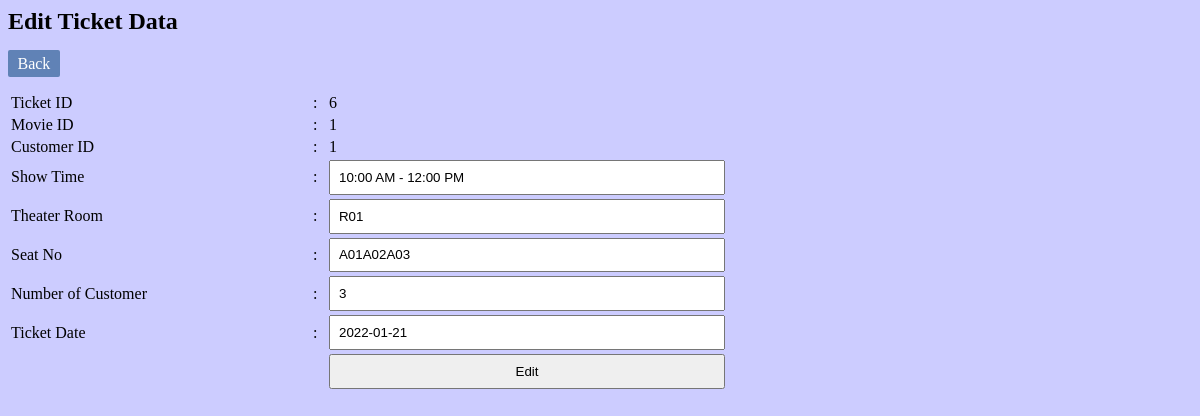
Page /ticket_edit_form.php?ticket_id=6 on the earlier database version.
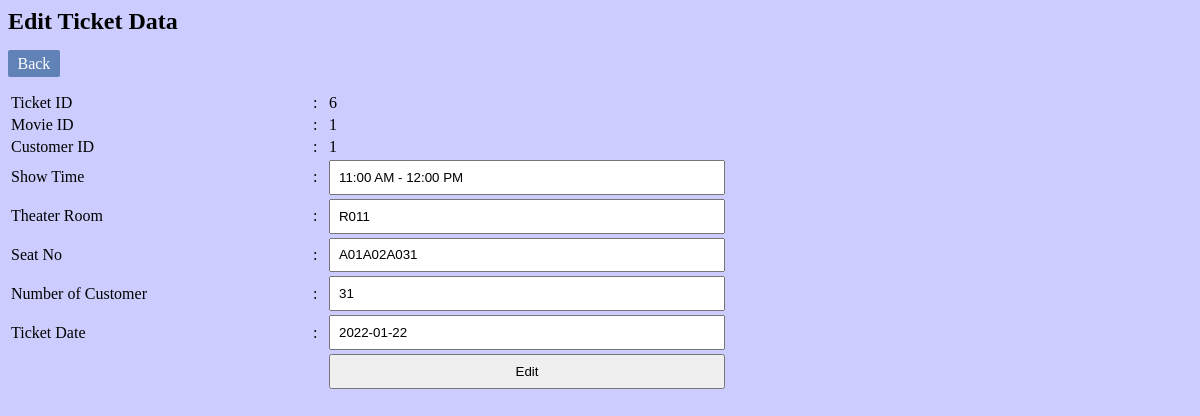
Same page on the later database version.
### tables this page shows
CREATE TABLE `ticket` (
  `ticket_id` int(6) NOT NULL,
  `movie_id` int(6) NOT NULL,
  `cust_id` int(6) NOT NULL,
  `show_time` varchar(50) NOT NULL,
  `theater_room` varchar(5) NOT NULL,
  `seat_no` varchar(50) NOT NULL,
  `no_of_cust` int(3) NOT NULL,
  `ticket_date` date NOT NULL
);

### ticket_edit_form.php (the view, shortened to what this page needs)
<?php
include("db_connection.php");
if($_SERVER["REQUEST_METHOD"] == "GET")
{
	$getTicketId = $_GET['ticket_id'];
	$data_edit = mysqli_query($con, "SELECT * FROM `ticket` WHERE `ticket_id` = '$getTicketId';");
	$result = mysqli_fetch_array($data_edit);
}
?>
<!DOCTYPE html>
<html>
<head>
</head>
<body style="background-color:#CCCCFF;">
	<h2>Edit Ticket Data</h2>
		<a href="ticket_list.php" style="padding: 0.4% 0.8%;background-color: #6082B6;color: #fff;border-radius: 2px;text-decoration: none;">Back</a><br><br>
	<form action="" method="post">
		<table class="table_edit">
			<tr>
				<td>Ticket ID</td>
				<td>:</td>
				<td><?php echo $result['ticket_id']; ?><input type="text" name="ticket_id" value="<?php echo $result['ticket_id']; ?>" hidden></td>
			</tr>
			<tr>
				<td>Movie ID</td>
				<td>:</td>
				<td><?php echo $result['movie_id']; ?><input type="text" name="movie_id" value="<?php echo $result['movie_id']; ?>" hidden></td>
			</tr>
			<tr>
				<td>Customer ID</td>
				<td>:</td>
				<td><?php echo $result['cust_id']; ?><input type="text" name="cust_id" value="<?php echo $result['cust_id']; ?>" hidden></td>
			</tr>
			<tr>
				<td>Show Time</td>
				<td>:</td>
				<td><input type="text" name="show_time" value="<?php echo $result['show_time']; ?>" required></td>
			</tr>
			<tr>
				<td>Theater Room</td>
				<td>:</td>
				<td><input type="text" name="theater_room" value="<?php echo $result['theater_room']; ?>" required></td>
			</tr>
			<tr>
				<td>Seat No</td>
				<td>:</td>
				<td><input type="text" name="seat_no" value="<?php echo $result['seat_no']; ?>" required></td>
			</tr>
			<tr>
				<td>Number of Customer</td>
				<td>:</td>
				<td><input type="text" name="no_of_cust" value="<?php echo $result['no_of_cust']; ?>" required></td>
			</tr>
			<tr>
				<td>Ticket Date</td>
				<td>:</td>
				<td><input type="text" name="ticket_date" value="<?php echo $result['ticket_date']; ?>" required></td>
			</tr>
			<tr>
				<td></td>
				<td></td>
				<td><input type="submit" name="edit" value="Edit"></td>
			</tr>
		</table>
	</form>
</body>
</html>

Differences in the rows shown:
changed ticket id 6: show_time "10:00 AM - 12:00 PM" → "11:00 AM - 12:00 PM"; theater_room "R01" → "R011"; seat_no "A01A02A03" → "A01A02A031"; no_of_cust "3" → "31"; ticket_date "2022-01-21" → "2022-01-22"
